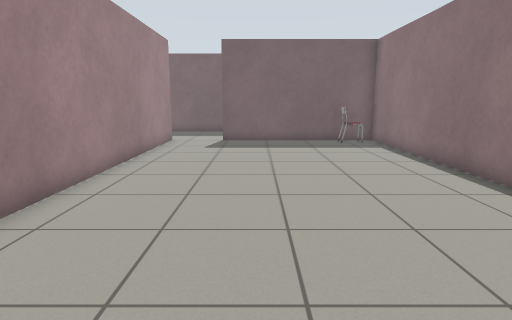
view 1 (above)

14 first-person views from a walk through a Gazebo world. The camera is 1 m above the floor, tilts 10° down and sees 75° across. The floor is counted in squares, 0.5 m on a side. Each view is taken from the middle of a square. On the plan, view 1 faces up. The plan holds only what a view shows up to about 18 squares ahead; the rest is blank. Some surface patterns are stand-ins.

view 2
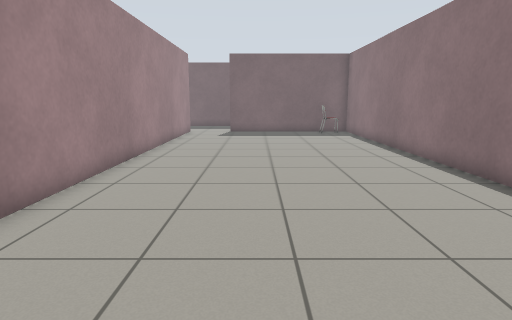

view 3
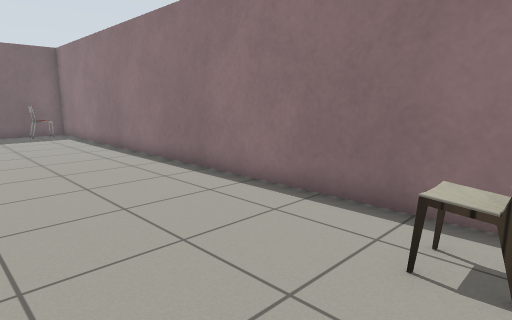

view 4
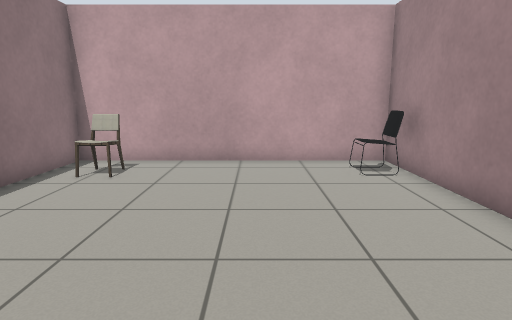

view 5
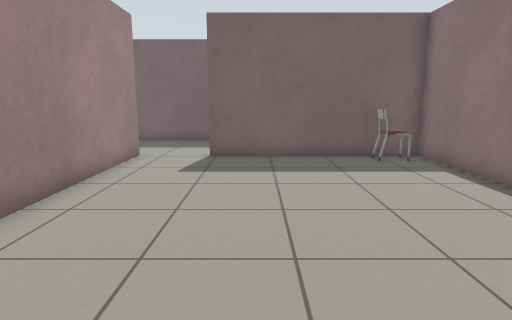

view 6
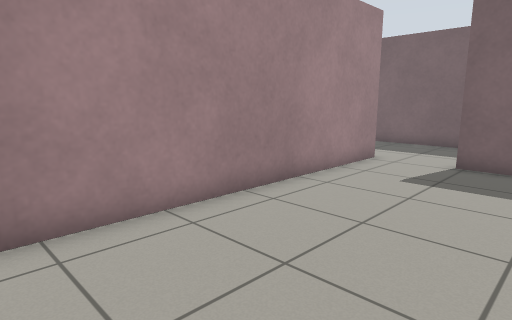

view 7
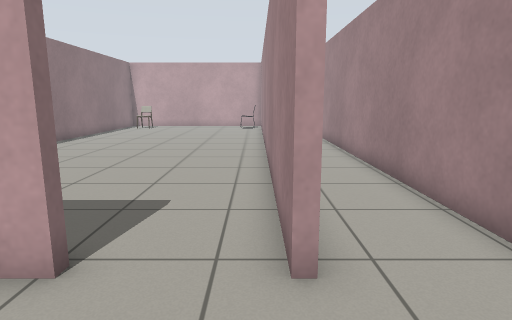

view 8
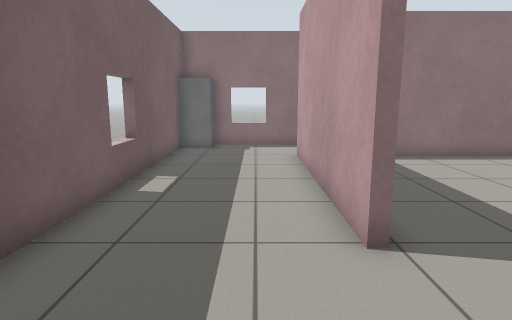

view 9
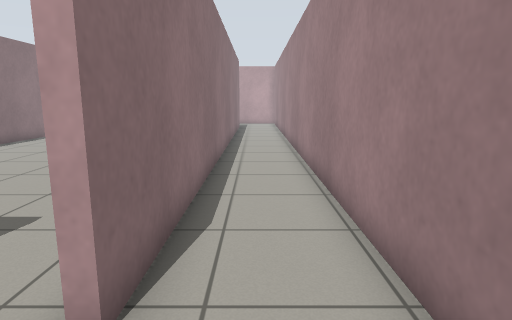

view 10
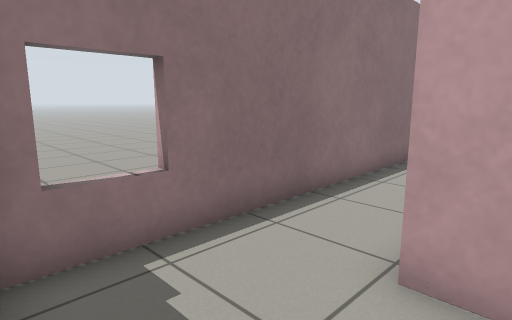

view 11
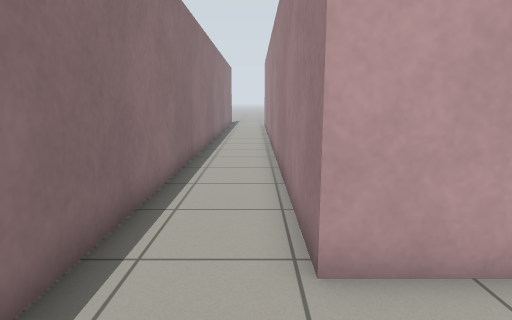

view 12
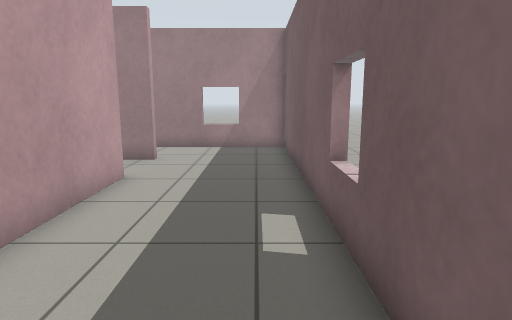

view 13
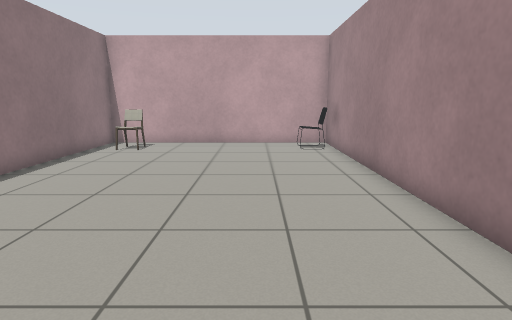

view 14
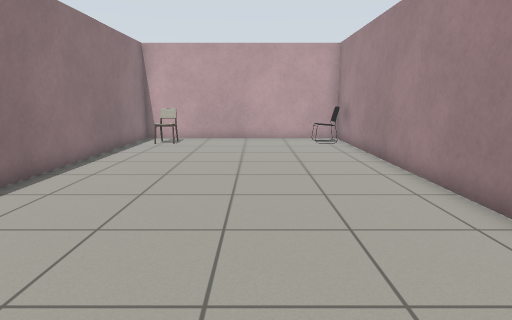

### Floor plan
Points are (right, up) in squares from view 1. A wall is a line through its corners. A room is listed if a view was taken in it or the views show most of it. See-through windows are left out.
Room 1 (views 1, 2, 3, 4, 5, 6, 13, 14)
walls: (-4.4, 16.5) (-4.4, -3.3); (-4.4, -6.2) (6, -6.2) (6, 17.2) (-1.8, 17.2)
ways out: opening at (-3, 17) to room 2
objects: chair (-4, -5) to (-3, -4); chair (4, -5) to (5, -4); chair (4, 16) to (5, 16)
Room 2 (views 7, 10, 11, 12)
walls: (9.2, 2.4) (9.2, 21.5); (-1.8, 17.5) (6.3, 17.5) (6.3, 2.6); (-4.4, 17.5) (-4.4, 16.5); (8.4, 22.2) (-4.5, 22.2)
ways out: opening at (-3, 17) to room 1; opening at (-5, 19.5) to room 3
objects: grey box (8, 21) to (9, 22)
Room 3 (views 8, 9)
walls: (-4.7, 2) (-4.7, 17.5); (-4.5, 22.2) (-7.7, 22.2) (-7.7, 1.8)
ways out: opening at (-5, 19.5) to room 2

Positions as (right, up) in squares from view 1, and headings:
1: (0, 0), facing up
2: (0, -5), facing up
3: (0, -5), facing up-right
4: (0, 5), facing down
5: (0, 5), facing up
6: (1, 6), facing up-left
7: (-4, 21), facing down
8: (-6, 19), facing right
9: (-6, 20), facing down
10: (5, 21), facing down-right
11: (7, 21), facing down
12: (7, 21), facing left
13: (-1, 10), facing down
14: (0, 12), facing down
